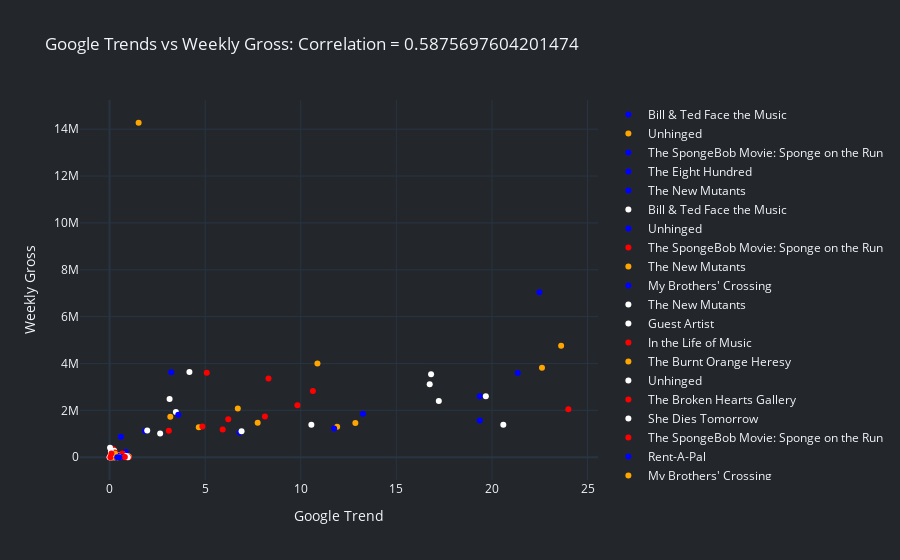

This figure's notebook cell:
### Code cell
import plotly.graph_objects as go
import pandas as pd
from datetime import timedelta


COLORS = ['rgb(67,67,67)', 'rgb(115,115,115)', 'rgb(49,130,189)', 'rgb(189,189,189)']
c = ['red', 'blue', 'orange', 'white']
def static_stacked_trend_graph(stack=False):
    """
    Returns scatter line plot of all power sources and power load.
    If `stack` is `True`, the 4 power sources are stacked together to show the overall power
    production.
    """
    trends = []
    revenues = []
    
    stack=False
    df = pd.read_csv('3_mo_weekly.csv', sep='\t')
    df['Date_dt'] = df['Date'].astype('datetime64[ns]')
    date = df['Date_dt'].iloc[-1]
    if df is None:
        return go.Figure()
    
    fig = go.Figure()
    movie_list = df[df['Date_dt'] == date].sort_values(by=['Weekly'], ascending=False)['Release'][0:20]
    for row in range(df.shape[0]):
        date = df['Date_dt'].iloc[-1]
        trend = df.iloc[row]['google trends']
        if trend > 40:
            continue
        rev = df.iloc[row]['Weekly']
        if trend > 1 and rev <1e6:
            continue
        if trend == 0:
            continue
        trends.append(trend)
        revenues.append(rev)
        fig.add_trace(go.Scatter(x=[trend], y=[rev], mode='markers', name=df.iloc[row]["Release"],
                         line={'width': 2, 'color': c[row%4]},
                         stackgroup='stack' if stack else None))
    trends, revenues = pd.Series(trends), pd.Series(revenues)
    corr = trends.corr(revenues)
    
    title = f'Google Trends vs Weekly Gross: Correlation = {corr}'
    if stack:
        title += ' [Stacked]'
    fig.update_layout(template='plotly_dark',
                      title=title,
                      plot_bgcolor='#23272c',
                      paper_bgcolor='#23272c',
                      yaxis_title='Weekly Gross',
                      xaxis_title='Google Trend')
    return fig
static_stacked_trend_graph()

### Figure 1 — Plotly figure (JSON) as saved in the notebook; plotly's stock layout.template omitted (floating-point values rounded to 4 significant figures)
{"data": [{"line": {"color": "blue", "width": 2}, "mode": "markers", "name": "Bill & Ted Face the Music", "type": "scatter", "x": [1.86], "y": [1125007]}, {"line": {"color": "orange", "width": 2}, "mode": "markers", "name": "Unhinged", "type": "scatter", "x": [22.62], "y": [3819220]}, {"line": {"color": "blue", "width": 2}, "mode": "markers", "name": "The SpongeBob Movie: Sponge on the Run", "type": "scatter", "x": [0.59], "y": [876759]}, {"line": {"color": "blue", "width": 2}, "mode": "markers", "name": "The Eight Hundred", "type": "scatter", "x": [0.6], "y": [118161]}, {"line": {"color": "blue", "width": 2}, "mode": "markers", "name": "The New Mutants", "type": "scatter", "x": [22.49], "y": [7037017]}, {"line": {"color": "white", "width": 2}, "mode": "markers", "name": "Bill & Ted Face the Music", "type": "scatter", "x": [1.97], "y": [1142565]}, {"line": {"color": "blue", "width": 2}, "mode": "markers", "name": "Unhinged", "type": "scatter", "x": [19.37], "y": [2598055]}, {"line": {"color": "red", "width": 2}, "mode": "markers", "name": "The SpongeBob Movie: Sponge on the Run", "type": "scatter", "x": [0.19], "y": [345000]}, {"line": {"color": "orange", "width": 2}, "mode": "markers", "name": "The New Mutants", "type": "scatter", "x": [23.62], "y": [4753312]}, {"line": {"color": "blue", "width": 2}, "mode": "markers", "name": "My Brothers' Crossing", "type": "scatter", "x": [0.08362], "y": [19386]}, {"line": {"color": "white", "width": 2}, "mode": "markers", "name": "The New Mutants", "type": "scatter", "x": [16.82], "y": [3539243]}, {"line": {"color": "white", "width": 2}, "mode": "markers", "name": "Guest Artist", "type": "scatter", "x": [0.009173], "y": [144]}, {"line": {"color": "red", "width": 2}, "mode": "markers", "name": "In the Life of Music", "type": "scatter", "x": [0.04243], "y": [253]}, {"line": {"color": "orange", "width": 2}, "mode": "markers", "name": "The Burnt Orange Heresy", "type": "scatter", "x": [0.05749], "y": [430]}, {"line": {"color": "white", "width": 2}, "mode": "markers", "name": "Unhinged", "type": "scatter", "x": [17.22], "y": [2403341]}, {"line": {"color": "red", "width": 2}, "mode": "markers", "name": "The Broken Hearts Gallery", "type": "scatter", "x": [3.1], "y": [1126401]}, {"line": {"color": "white", "width": 2}, "mode": "markers", "name": "She Dies Tomorrow", "type": "scatter", "x": [0.1473], "y": [26914]}, {"line": {"color": "red", "width": 2}, "mode": "markers", "name": "The SpongeBob Movie: Sponge on the Run", "type": "scatter", "x": [0.23], "y": [225829]}, {"line": {"color": "blue", "width": 2}, "mode": "markers", "name": "Rent-A-Pal", "type": "scatter", "x": [0.05416], "y": [19650]}, {"line": {"color": "orange", "width": 2}, "mode": "markers", "name": "My Brothers' Crossing", "type": "scatter", "x": [0.06989], "y": [19994]}, {"line": {"color": "blue", "width": 2}, "mode": "markers", "name": "The Personal History of David Copperfield", "type": "scatter", "x": [0.85], "y": [220681]}, {"line": {"color": "orange", "width": 2}, "mode": "markers", "name": "She Dies Tomorrow", "type": "scatter", "x": [0.2384], "y": [39179]}, {"line": {"color": "white", "width": 2}, "mode": "markers", "name": "The Eight Hundred", "type": "scatter", "x": [0.69], "y": [13811]}, {"line": {"color": "red", "width": 2}, "mode": "markers", "name": "The New Mutants", "type": "scatter", "x": [9.826], "y": [2220235]}, {"line": {"color": "orange", "width": 2}, "mode": "markers", "name": "The Broken Hearts Gallery", "type": "scatter", "x": [4.667], "y": [1282815]}, {"line": {"color": "white", "width": 2}, "mode": "markers", "name": "Infidel", "type": "scatter", "x": [10.56], "y": [1384296]}, {"line": {"color": "red", "width": 2}, "mode": "markers", "name": "Rent-A-Pal", "type": "scatter", "x": [0.05635], "y": [4498]}, {"line": {"color": "blue", "width": 2}, "mode": "markers", "name": "My Brothers' Crossing", "type": "scatter", "x": [0.02496], "y": [9664]}, {"line": {"color": "orange", "width": 2}, "mode": "markers", "name": "Foster Boy", "type": "scatter", "x": [0.03494], "y": [5324]}, {"line": {"color": "white", "width": 2}, "mode": "markers", "name": "The SpongeBob Movie: Sponge on the Run", "type": "scatter", "x": [0.24], "y": [272658]}, {"line": {"color": "blue", "width": 2}, "mode": "markers", "name": "Unhinged", "type": "scatter", "x": [13.25], "y": [1852498]}, {"line": {"color": "red", "width": 2}, "mode": "markers", "name": "Foster Boy", "type": "scatter", "x": [0.3257], "y": [12234]}, {"line": {"color": "orange", "width": 2}, "mode": "markers", "name": "Infidel", "type": "scatter", "x": [11.9], "y": [1306439]}, {"line": {"color": "red", "width": 2}, "mode": "markers", "name": "The New Mutants", "type": "scatter", "x": [8.125], "y": [1742824]}, {"line": {"color": "blue", "width": 2}, "mode": "markers", "name": "The Personal History of David Copperfield", "type": "scatter", "x": [0.65], "y": [130798]}, {"line": {"color": "red", "width": 2}, "mode": "markers", "name": "The SpongeBob Movie: Sponge on the Run", "type": "scatter", "x": [0.28], "y": [198932]}, {"line": {"color": "blue", "width": 2}, "mode": "markers", "name": "My Brothers' Crossing", "type": "scatter", "x": [0.05117], "y": [4915]}, {"line": {"color": "orange", "width": 2}, "mode": "markers", "name": "Unhinged", "type": "scatter", "x": [12.86], "y": [1461974]}, {"line": {"color": "white", "width": 2}, "mode": "markers", "name": "Draupadi Unleashed", "type": "scatter", "x": [0.06727], "y": [7343]}, {"line": {"color": "red", "width": 2}, "mode": "markers", "name": "Dreaming Grand Avenue", "type": "scatter", "x": [0.009225], "y": [876]}, {"line": {"color": "blue", "width": 2}, "mode": "markers", "name": "She Dies Tomorrow", "type": "scatter", "x": [0.2259], "y": [26350]}, {"line": {"color": "blue", "width": 2}, "mode": "markers", "name": "Unhinged", "type": "scatter", "x": [11.75], "y": [1222582]}, {"line": {"color": "orange", "width": 2}, "mode": "markers", "name": "She Dies Tomorrow", "type": "scatter", "x": [0.1647], "y": [15190]}, {"line": {"color": "red", "width": 2}, "mode": "markers", "name": "The SpongeBob Movie: Sponge on the Run", "type": "scatter", "x": [0.3], "y": [137208]}, {"line": {"color": "blue", "width": 2}, "mode": "markers", "name": "My Brothers' Crossing", "type": "scatter", "x": [0.008736], "y": [3317]}, {"line": {"color": "white", "width": 2}, "mode": "markers", "name": "The Secrets We Keep", "type": "scatter", "x": [0.57], "y": [22837]}, {"line": {"color": "red", "width": 2}, "mode": "markers", "name": "The Personal History of David Copperfield", "type": "scatter", "x": [0.47], "y": [60467]}, {"line": {"color": "orange", "width": 2}, "mode": "markers", "name": "Dreaming Grand Avenue", "type": "scatter", "x": [0.008504], "y": [829]}, {"line": {"color": "white", "width": 2}, "mode": "markers", "name": "Bill & Ted Face the Music", "type": "scatter", "x": [0.79], "y": [65935]}, {"line": {"color": "red", "width": 2}, "mode": "markers", "name": "The Way I See It", "type": "scatter", "x": [0.873], "y": [4515]}, {"line": {"color": "blue", "width": 2}, "mode": "markers", "name": "Foster Boy", "type": "scatter", "x": [0.312], "y": [2305]}, {"line": {"color": "orange", "width": 2}, "mode": "markers", "name": "The New Mutants", "type": "scatter", "x": [7.748], "y": [1471973]}, {"line": {"color": "white", "width": 2}, "mode": "markers", "name": "A Call to Spy", "type": "scatter", "x": [0.98], "y": [35098]}, {"line": {"color": "blue", "width": 2}, "mode": "markers", "name": "She Dies Tomorrow", "type": "scatter", "x": [0.2321], "y": [18968]}, {"line": {"color": "white", "width": 2}, "mode": "markers", "name": "Words on Bathroom Walls", "type": "scatter", "x": [0.68], "y": [60919]}, {"line": {"color": "white", "width": 2}, "mode": "markers", "name": "Pray: The Story of Patrick Peyton", "type": "scatter", "x": [0.0166], "y": [24397]}, {"line": {"color": "blue", "width": 2}, "mode": "markers", "name": "A Call to Spy", "type": "scatter", "x": [0.91], "y": [44250]}, {"line": {"color": "white", "width": 2}, "mode": "markers", "name": "Bill & Ted Face the Music", "type": "scatter", "x": [0.55], "y": [87855]}, {"line": {"color": "blue", "width": 2}, "mode": "markers", "name": "The War with Grandpa", "type": "scatter", "x": [3.228], "y": [3623880]}, {"line": {"color": "orange", "width": 2}, "mode": "markers", "name": "The Secrets We Keep", "type": "scatter", "x": [0.11], "y": [2212]}, {"line": {"color": "white", "width": 2}, "mode": "markers", "name": "The Personal History of David Copperfield", "type": "scatter", "x": [0.36], "y": [21712]}, {"line": {"color": "red", "width": 2}, "mode": "markers", "name": "Dreaming Grand Avenue", "type": "scatter", "x": [0.00418], "y": [101]}, {"line": {"color": "blue", "width": 2}, "mode": "markers", "name": "The New Mutants", "type": "scatter", "x": [6.803], "y": [1055664]}, {"line": {"color": "orange", "width": 2}, "mode": "markers", "name": "My Brothers' Crossing", "type": "scatter", "x": [0.01872], "y": [1343]}, {"line": {"color": "red", "width": 2}, "mode": "markers", "name": "Foster Boy", "type": "scatter", "x": [0.04992], "y": [10]}, {"line": {"color": "blue", "width": 2}, "mode": "markers", "name": "The SpongeBob Movie: Sponge on the Run", "type": "scatter", "x": [0.28], "y": [75090]}, {"line": {"color": "orange", "width": 2}, "mode": "markers", "name": "The Kid Detective", "type": "scatter", "x": [0.6718], "y": [140218]}, {"line": {"color": "red", "width": 2}, "mode": "markers", "name": "The SpongeBob Movie: Sponge on the Run", "type": "scatter", "x": [0.31], "y": [69201]}, {"line": {"color": "orange", "width": 2}, "mode": "markers", "name": "Words on Bathroom Walls", "type": "scatter", "x": [0.67], "y": [22995]}, {"line": {"color": "white", "width": 2}, "mode": "markers", "name": "The War with Grandpa", "type": "scatter", "x": [4.177], "y": [3636975]}, {"line": {"color": "blue", "width": 2}, "mode": "markers", "name": "The Personal History of David Copperfield", "type": "scatter", "x": [0.54], "y": [8533]}, {"line": {"color": "blue", "width": 2}, "mode": "markers", "name": "The Broken Hearts Gallery", "type": "scatter", "x": [0.5333], "y": [60054]}, {"line": {"color": "red", "width": 2}, "mode": "markers", "name": "Pray: The Story of Patrick Peyton", "type": "scatter", "x": [0.01572], "y": [20385]}, {"line": {"color": "red", "width": 2}, "mode": "markers", "name": "The Last Shift", "type": "scatter", "x": [0.4], "y": [22022]}, {"line": {"color": "blue", "width": 2}, "mode": "markers", "name": "Shithouse", "type": "scatter", "x": [0.2883], "y": [5545]}, {"line": {"color": "orange", "width": 2}, "mode": "markers", "name": "She Dies Tomorrow", "type": "scatter", "x": [0.1685], "y": [15482]}, {"line": {"color": "orange", "width": 2}, "mode": "markers", "name": "My Brothers' Crossing", "type": "scatter", "x": [0.008736], "y": [306]}, {"line": {"color": "red", "width": 2}, "mode": "markers", "name": "Honest Thief", "type": "scatter", "x": [5.083], "y": [3607966]}, {"line": {"color": "orange", "width": 2}, "mode": "markers", "name": "Bill & Ted Face the Music", "type": "scatter", "x": [0.47], "y": [12352]}, {"line": {"color": "red", "width": 2}, "mode": "markers", "name": "Counter Column", "type": "scatter", "x": [0.02402], "y": [6455]}, {"line": {"color": "orange", "width": 2}, "mode": "markers", "name": "Lupin III: The First", "type": "scatter", "x": [0.05616], "y": [83295]}, {"line": {"color": "white", "width": 2}, "mode": "markers", "name": "A Call to Spy", "type": "scatter", "x": [0.61], "y": [23932]}, {"line": {"color": "red", "width": 2}, "mode": "markers", "name": "Mermaid in Paris", "type": "scatter", "x": [0.0214], "y": [1202]}, {"line": {"color": "white", "width": 2}, "mode": "markers", "name": "Stevie Nicks 24 Karat Gold the Concert", "type": "scatter", "x": [0.02551], "y": [404489]}, {"line": {"color": "red", "width": 2}, "mode": "markers", "name": "Honest Thief", "type": "scatter", "x": [8.312], "y": [3364941]}, {"line": {"color": "orange", "width": 2}, "mode": "markers", "name": "The Personal History of David Copperfield", "type": "scatter", "x": [0.17], "y": [2273]}, {"line": {"color": "white", "width": 2}, "mode": "markers", "name": "Dreaming Grand Avenue", "type": "scatter", "x": [0.009514], "y": [964]}, {"line": {"color": "blue", "width": 2}, "mode": "markers", "name": "The SpongeBob Movie: Sponge on the Run", "type": "scatter", "x": [0.43], "y": [44521]}, {"line": {"color": "white", "width": 2}, "mode": "markers", "name": "The War with Grandpa", "type": "scatter", "x": [3.139], "y": [2489361]}, {"line": {"color": "red", "width": 2}, "mode": "markers", "name": "The Empty Man", "type": "scatter", "x": [4.855], "y": [1310326]}, {"line": {"color": "orange", "width": 2}, "mode": "markers", "name": "The Last Shift", "type": "scatter", "x": [0.32], "y": [10493]}, {"line": {"color": "red", "width": 2}, "mode": "markers", "name": "The Kid Detective", "type": "scatter", "x": [0.6665], "y": [162473]}, {"line": {"color": "white", "width": 2}, "mode": "markers", "name": "Bill & Ted Face the Music", "type": "scatter", "x": [0.13], "y": [3655]}, {"line": {"color": "blue", "width": 2}, "mode": "markers", "name": "Counter Column", "type": "scatter", "x": [0.03756], "y": [5236]}, {"line": {"color": "white", "width": 2}, "mode": "markers", "name": "Words on Bathroom Walls", "type": "scatter", "x": [0.49], "y": [7085]}, {"line": {"color": "blue", "width": 2}, "mode": "markers", "name": "Pray: The Story of Patrick Peyton", "type": "scatter", "x": [0.007426], "y": [11459]}, {"line": {"color": "white", "width": 2}, "mode": "markers", "name": "She Dies Tomorrow", "type": "scatter", "x": [0.1198], "y": [10353]}, {"line": {"color": "blue", "width": 2}, "mode": "markers", "name": "Lupin III: The First", "type": "scatter", "x": [0.1485], "y": [50890]}, {"line": {"color": "orange", "width": 2}, "mode": "markers", "name": "Shithouse", "type": "scatter", "x": [0.2895], "y": [9559]}, {"line": {"color": "white", "width": 2}, "mode": "markers", "name": "Possessor", "type": "scatter", "x": [0.89], "y": [53946]}, {"line": {"color": "orange", "width": 2}, "mode": "markers", "name": "A Call to Spy", "type": "scatter", "x": [0.75], "y": [15944]}, {"line": {"color": "white", "width": 2}, "mode": "markers", "name": "Mermaid in Paris", "type": "scatter", "x": [0.02839], "y": [786]}, {"line": {"color": "blue", "width": 2}, "mode": "markers", "name": "Counter Column", "type": "scatter", "x": [0.03014], "y": [2060]}, {"line": {"color": "orange", "width": 2}, "mode": "markers", "name": "Words on Bathroom Walls", "type": "scatter", "x": [0.41], "y": [2218]}, {"line": {"color": "blue", "width": 2}, "mode": "markers", "name": "The Kid Detective", "type": "scatter", "x": [0.3319], "y": [51554]}, {"line": {"color": "white", "width": 2}, "mode": "markers", "name": "The SpongeBob Movie: Sponge on the Run", "type": "scatter", "x": [0.15], "y": [20611]}, {"line": {"color": "orange", "width": 2}, "mode": "markers", "name": "Possessor", "type": "scatter", "x": [1], "y": [30698]}, {"line": {"color": "white", "width": 2}, "mode": "markers", "name": "Come Play", "type": "scatter", "x": [16.75], "y": [3119875]}, {"line": {"color": "orange", "width": 2}, "mode": "markers", "name": "The War with Grandpa", "type": "scatter", "x": [3.177], "y": [1728709]}, {"line": {"color": "red", "width": 2}, "mode": "markers", "name": "Lupin III: The First", "type": "scatter", "x": [0.04992], "y": [2183]}, {"line": {"color": "red", "width": 2}, "mode": "markers", "name": "The Last Shift", "type": "scatter", "x": [0.27], "y": [3411]}, {"line": {"color": "red", "width": 2}, "mode": "markers", "name": "She Dies Tomorrow", "type": "scatter", "x": [0.1498], "y": [10909]}, {"line": {"color": "blue", "width": 2}, "mode": "markers", "name": "Shithouse", "type": "scatter", "x": [0.1136], "y": [2181]}, {"line": {"color": "orange", "width": 2}, "mode": "markers", "name": "Honest Thief", "type": "scatter", "x": [6.708], "y": [2078045]}, {"line": {"color": "blue", "width": 2}, "mode": "markers", "name": "A Call to Spy", "type": "scatter", "x": [0.54], "y": [10840]}, {"line": {"color": "white", "width": 2}, "mode": "markers", "name": "The Broken Hearts Gallery", "type": "scatter", "x": [0.8222], "y": [11618]}, {"line": {"color": "white", "width": 2}, "mode": "markers", "name": "The War with Grandpa", "type": "scatter", "x": [3.468], "y": [1930168]}, {"line": {"color": "white", "width": 2}, "mode": "markers", "name": "Come Play", "type": "scatter", "x": [19.68], "y": [2605030]}, {"line": {"color": "red", "width": 2}, "mode": "markers", "name": "Counter Column", "type": "scatter", "x": [0.01485], "y": [756]}, {"line": {"color": "blue", "width": 2}, "mode": "markers", "name": "A Call to Spy", "type": "scatter", "x": [0.68], "y": [11237]}, {"line": {"color": "white", "width": 2}, "mode": "markers", "name": "She Dies Tomorrow", "type": "scatter", "x": [0.06614], "y": [1595]}, {"line": {"color": "red", "width": 2}, "mode": "markers", "name": "Honest Thief", "type": "scatter", "x": [6.208], "y": [1619272]}, {"line": {"color": "white", "width": 2}, "mode": "markers", "name": "Pray: The Story of Patrick Peyton", "type": "scatter", "x": [0.006552], "y": [4898]}, {"line": {"color": "white", "width": 2}, "mode": "markers", "name": "Words on Bathroom Walls", "type": "scatter", "x": [0.27], "y": [2480]}, {"line": {"color": "orange", "width": 2}, "mode": "markers", "name": "Let Him Go", "type": "scatter", "x": [10.87], "y": [4000470]}, {"line": {"color": "red", "width": 2}, "mode": "markers", "name": "The Broken Hearts Gallery", "type": "scatter", "x": [0.8111], "y": [15541]}, {"line": {"color": "white", "width": 2}, "mode": "markers", "name": "The Last Shift", "type": "scatter", "x": [0.23], "y": [725]}, {"line": {"color": "red", "width": 2}, "mode": "markers", "name": "The Kid Detective", "type": "scatter", "x": [0.2045], "y": [8938]}, {"line": {"color": "blue", "width": 2}, "mode": "markers", "name": "Come Play", "type": "scatter", "x": [19.37], "y": [1564990]}, {"line": {"color": "white", "width": 2}, "mode": "markers", "name": "A Call to Spy", "type": "scatter", "x": [0.49], "y": [8056]}, {"line": {"color": "blue", "width": 2}, "mode": "markers", "name": "The SpongeBob Movie: Sponge on the Run", "type": "scatter", "x": [0.95], "y": [8092]}, {"line": {"color": "blue", "width": 2}, "mode": "markers", "name": "The War with Grandpa", "type": "scatter", "x": [3.595], "y": [1814182]}, {"line": {"color": "red", "width": 2}, "mode": "markers", "name": "Yellow Rose", "type": "scatter", "x": [1], "y": [3728]}, {"line": {"color": "white", "width": 2}, "mode": "markers", "name": "The Broken Hearts Gallery", "type": "scatter", "x": [0.9222], "y": [6428]}, {"line": {"color": "red", "width": 2}, "mode": "markers", "name": "Honest Thief", "type": "scatter", "x": [5.917], "y": [1184504]}, {"line": {"color": "blue", "width": 2}, "mode": "markers", "name": "Freaky", "type": "scatter", "x": [21.35], "y": [3600355]}, {"line": {"color": "orange", "width": 2}, "mode": "markers", "name": "The Last Shift", "type": "scatter", "x": [0.28], "y": [152122]}, {"line": {"color": "red", "width": 2}, "mode": "markers", "name": "Let Him Go", "type": "scatter", "x": [10.63], "y": [2832430]}, {"line": {"color": "orange", "width": 2}, "mode": "markers", "name": "The Kid Detective", "type": "scatter", "x": [0.1168], "y": [955]}, {"line": {"color": "blue", "width": 2}, "mode": "markers", "name": "Counter Column", "type": "scatter", "x": [0.01529], "y": [257]}, {"line": {"color": "orange", "width": 2}, "mode": "markers", "name": "The Broken Hearts Gallery", "type": "scatter", "x": [0.4222], "y": [1273]}, {"line": {"color": "orange", "width": 2}, "mode": "markers", "name": "A Call to Spy", "type": "scatter", "x": [0.11], "y": [2168]}, {"line": {"color": "white", "width": 2}, "mode": "markers", "name": "The Forgotten Carols", "type": "scatter", "x": [0.08605], "y": [103839]}, {"line": {"color": "white", "width": 2}, "mode": "markers", "name": "Let Him Go", "type": "scatter", "x": [6.905], "y": [1110540]}, {"line": {"color": "blue", "width": 2}, "mode": "markers", "name": "Pray: The Story of Patrick Peyton", "type": "scatter", "x": [0.008299], "y": [1494]}, {"line": {"color": "red", "width": 2}, "mode": "markers", "name": "Freaky", "type": "scatter", "x": [24.0], "y": [2053090]}, {"line": {"color": "white", "width": 2}, "mode": "markers", "name": "The Last Shift", "type": "scatter", "x": [0.07], "y": [237863]}, {"line": {"color": "red", "width": 2}, "mode": "markers", "name": "Counter Column", "type": "scatter", "x": [0.007426], "y": [25]}, {"line": {"color": "white", "width": 2}, "mode": "markers", "name": "Infidel", "type": "scatter", "x": [0.9524], "y": [189]}, {"line": {"color": "blue", "width": 2}, "mode": "markers", "name": "Words on Bathroom Walls", "type": "scatter", "x": [0.4], "y": [24]}, {"line": {"color": "orange", "width": 2}, "mode": "markers", "name": "The Shade Shepherd", "type": "scatter", "x": [0.009984], "y": [101]}, {"line": {"color": "white", "width": 2}, "mode": "markers", "name": "Find Your Voice", "type": "scatter", "x": [0.009984], "y": [157]}, {"line": {"color": "red", "width": 2}, "mode": "markers", "name": "The Forgotten Carols", "type": "scatter", "x": [0.09828], "y": [156728]}, {"line": {"color": "red", "width": 2}, "mode": "markers", "name": "The Empty Man", "type": "scatter", "x": [0.8], "y": [13296]}, {"line": {"color": "orange", "width": 2}, "mode": "markers", "name": "The Croods: A New Age", "type": "scatter", "x": [1.52], "y": [14274455]}, {"line": {"color": "white", "width": 2}, "mode": "markers", "name": "The War with Grandpa", "type": "scatter", "x": [2.646], "y": [1009656]}, {"line": {"color": "blue", "width": 2}, "mode": "markers", "name": "The Bra", "type": "scatter", "x": [0.51], "y": [88]}, {"line": {"color": "white", "width": 2}, "mode": "markers", "name": "Freaky", "type": "scatter", "x": [20.6], "y": [1389310]}, {"line": {"color": "red", "width": 2}, "mode": "markers", "name": "In the Life of Music", "type": "scatter", "x": [0.04243], "y": [112]}], "layout": {"paper_bgcolor": "#23272c", "plot_bgcolor": "#23272c", "title": {"text": "Google Trends vs Weekly Gross: Correlation = 0.5875697604201474"}, "xaxis": {"title": {"text": "Google Trend"}}, "yaxis": {"title": {"text": "Weekly Gross"}}}}
